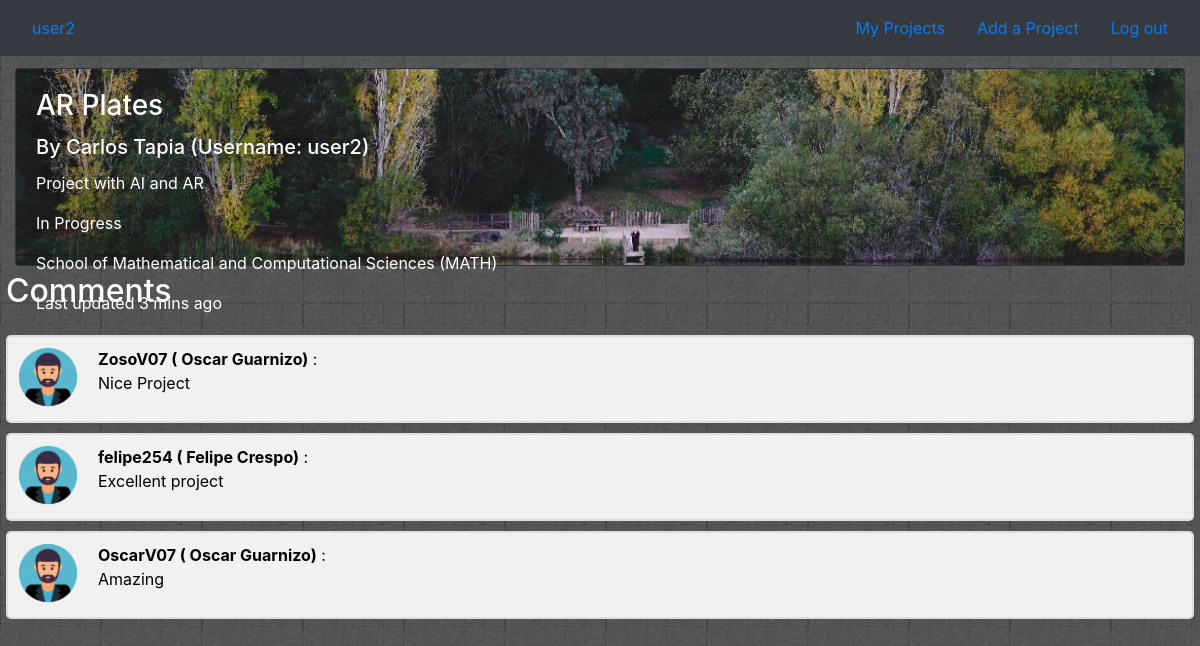
Page /home/MATH/1 (signed in) on the earlier database version.
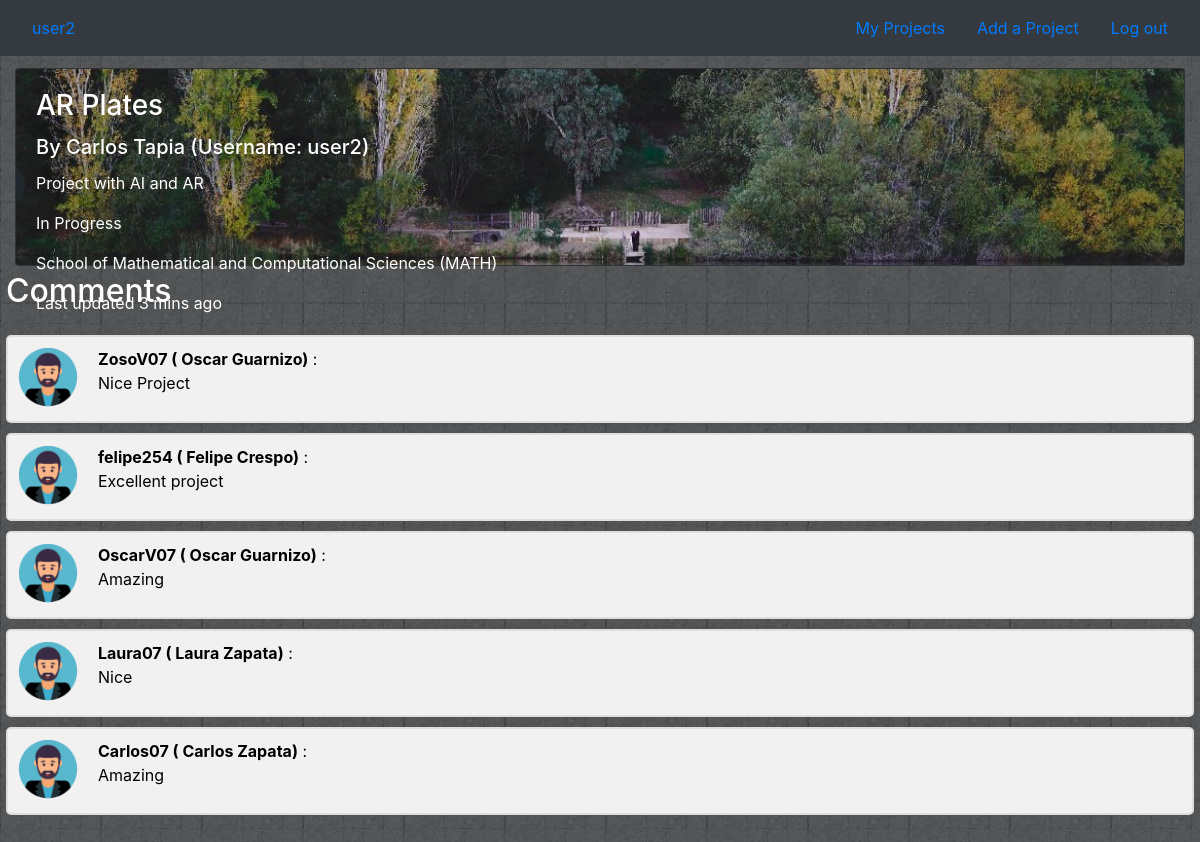
Same page on the later database version.
### projects/models.py (models this page shows, shortened)
class Project(models.Model):
    name = models.CharField(max_length=64)
    description = models.CharField(max_length=200)
    state = models.CharField(max_length=20)
    school = models.ForeignKey(School, on_delete=models.CASCADE, related_name="projects_school")
    comments = models.ManyToManyField(User, blank=True, related_name="reviews", through='Review')
    user = models.ForeignKey(User, default = "", on_delete=models.CASCADE, related_name="projects_user")

class School(models.Model):
    name = models.CharField(max_length=300)
    code = models.CharField(max_length=4)
    img = models.CharField(default ="",max_length=40)
    def __str__(self):
        return f"{self.name} ({self.code})"

class Review(models.Model):
    user = models.ForeignKey(User, on_delete = models.CASCADE)
    project = models.ForeignKey(Project, on_delete = models.CASCADE)
    comment = models.CharField(max_length=300)

### projects/views.py (the view)
# urls.py: path("home/<str:school_code>/<int:project_id>", views.project, name="project"),
def project(request, school_code, project_id):
    try:
        project = Project.objects.get(id=project_id)
    except Project.DoesNotExist:
        raise render(request, "projects/error.html",{"message": "No Project."})
    can_comment = False
    try:
        current_user_review = Review.objects.get(project = project, user = request.user)
    except Review.DoesNotExist:
        can_comment = True
    own_user = project.user == request.user
    context = {
        "project": project,
        "reviews": Review.objects.filter(project = project),
        "can_comment" : can_comment,
        "own_user" : own_user
    }
    return render(request, "projects/project.html", context)

### projects/templates/projects/project.html (shortened to what this page needs)
{% extends "projects/layout.html" %}
{% block body %}
<div class="container-fluid" style="padding-top: 1%;">
    <div class="row">
        <div class="col">
                <div class="card bg-dark text-white">
                        <img src="../../static/orders/project_img.jpg" class="card-img" alt="...">
                        <div class="card-img-overlay">
                          <h3 class="card-title">{{ project.name }}</h3>
                          <h5 class="card-title"> By {{ project.user.first_name }} {{ project.user.last_name }} (Username: {{ project.user.username }}) </h5>
                          <p class="card-text"> {{ project.description }} </p>
                          <p class="card-text"> {{ project.state }} </p>
                          <p class="card-text"> {{ project.school }} </p>
                          <p class="card-text">Last updated 3 mins ago</p>
                        </div>
                </div>
        </div>
    </div>
</div>
<div style="padding: 0.5%;">
<h2> Comments </h2>
<div class="my-4" id="messages">
    {% for review in reviews %}
    <div class="container_comments" style="color: black;">
        <img src="../../static/orders/profile.png" alt="Avatar">
        <strong> {{ review.user.username }} ( {{ review.user.first_name }} {{ review.user.last_name }})</strong> :
        <p> {{ review.comment }} </p>
    </div>
    {% endfor %}
</div>
</div>
{% endblock %}

### projects/templates/projects/layout.html (shortened to what this page needs)
{% load static %}
<!DOCTYPE html>
<html lang="en" dir="ltr">
  <head>
    <link rel="stylesheet" href="https://stackpath.bootstrapcdn.com/bootstrap/4.3.1/css/bootstrap.min.css">
    <link rel="stylesheet" href="{% static 'orders/main.css' %}"/>
    <link rel="stylesheet" href="https://cdnjs.cloudflare.com/ajax/libs/font-awesome/4.7.0/css/font-awesome.min.css">
  </head>
  <body>
    <nav class="navbar navbar-default bg-dark navbar-dark" role="navigation">
      <ul class="nav navbar-left" >
          <li class="nav-item"><a class="nav-link active" href="/"> {{ user.username }}</a></li>
      </ul>
      <ul class="nav navbar-right" >
        {% if user.username %}
          <li class="nav-item"><a class="nav-link" href="{% url 'list_projects' user.username %}">My Projects</a></li>
        {% else %}
          <li class="nav-item"><a class="nav-link" href="">My Projects</a></li>
        {% endif %}
          <li class="nav-item"><a class="nav-link" href="{% url 'create_project' %}">Add a Project</a></li>
          <li class="nav-item"><a class="nav-link" href="/users/logout">Log out</a></li>
      </ul>
      </nav>
            {% block body %}
            {% endblock %}
  </body>
</html>

### projects/static/orders/main.css (style rules this page uses)
body { background-image: url( "img_black_texture2.jpg"); background-repeat: repeat; color: #ffffff; }
h1, h2, h3, h4, h5, h6 { color: #ffffff; }
.container_comments { border: 2px solid #dedede; background-color: #f1f1f1; border-radius: 5px; padding: 10px; margin: 10px 0; }
.container_comments::after { content: ""; clear: both; display: table; }
.container_comments img { float: left; max-width: 60px; width: 100%; margin-right: 20px; border-radius: 50%; }

Differences in the rows shown:
added Review: user.username "Laura07", user.first_name "Laura", user.last_name "Zapata", comment "Nice"
added Review: user.username "Carlos07", user.first_name "Carlos", user.last_name "Zapata", comment "Amazing"
